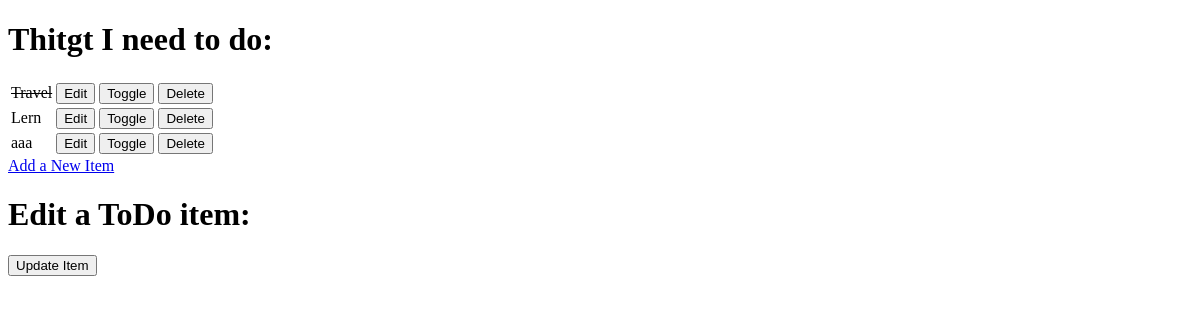
The app's page /, older data.
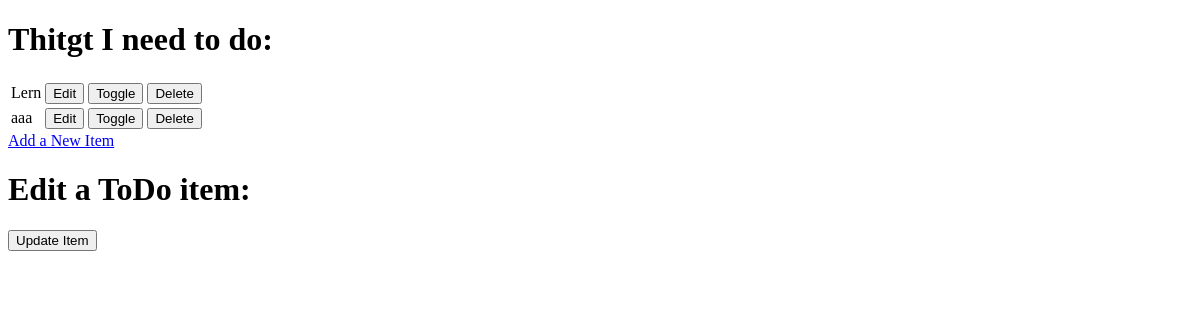
The same page, newer data.
### todo/models.py (models this page shows, shortened)
class Item(models.Model):
    name = models.CharField(max_length=50, null=False, blank=False)
    done = models.BooleanField(null=False, blank=False, default=False)

### todo/views.py (the view)
# urls.py: path('', views.get_todo_list, name='get_todo_list'),
def get_todo_list(request):
    items = Item.objects.all()
    context = {
        'items': items
    }
    return render(request, 'todo/todo_list.html', context)

### todo/templates/todo/todo_list.html (shortened to what this page needs)
<!DOCTYPE html>
<html lang="en">
<head>
</head>
<body>
    <h1>Thitgt I need to do:</h1>
    <table>
        {%for item in items %}
            <tr>
            {% if item.done %}
                <td><strike>{{ item.name }}</strike></td>
            {% else %}
                <td>{{ item.name }}</td>
            {% endif%}
            <td>
                <a href="/edit/{{ item.id }}">
                    <button>Edit</button>
                </a>
            </td>
            <td>
                <a href="/toggle/{{ item.id }}">
                    <button>Toggle</button>
                </a>
            </td>
            <td>
                <a href="/delete/{{ item.id }}">
                    <button>Delete</button>
                </a>
            </td>
            </tr>
        {% empty %}
        <tr><td>You are boring person you have noiothing to do</td></tr>
        {%endfor%}
    </table>
    <a href="/add">Add a New Item</a>
    <h1>Edit a ToDo item:</h1>
    <form method="POST" >
        <div class="">
            <button type="submit">Update Item</button>
        </div>
    </form>
</body>
</html>

Row changes from the older to the newer data that the page shows:
removed Item: name "Travel"
